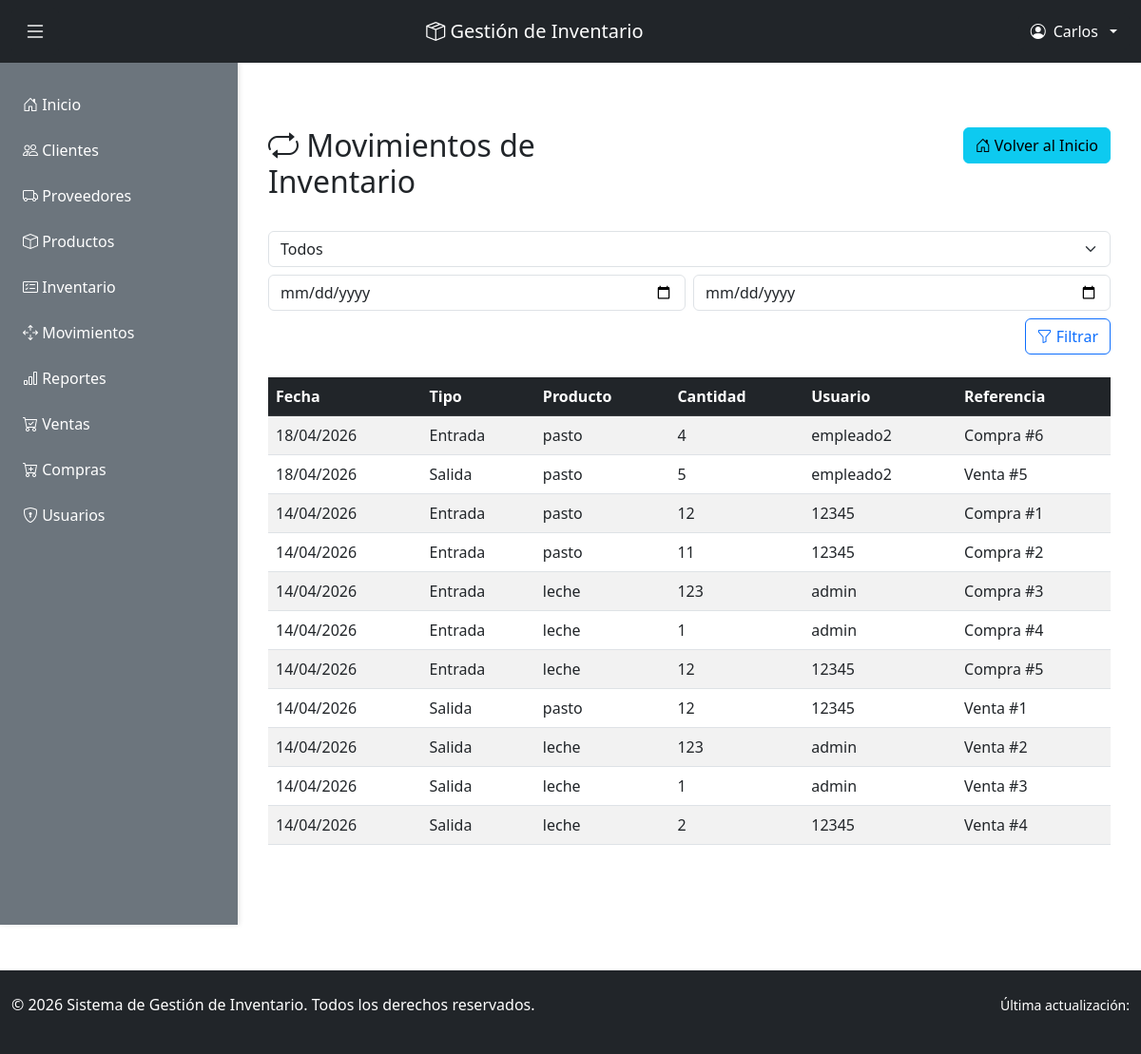
Page /movimientos/ (signed in) on the earlier database version.
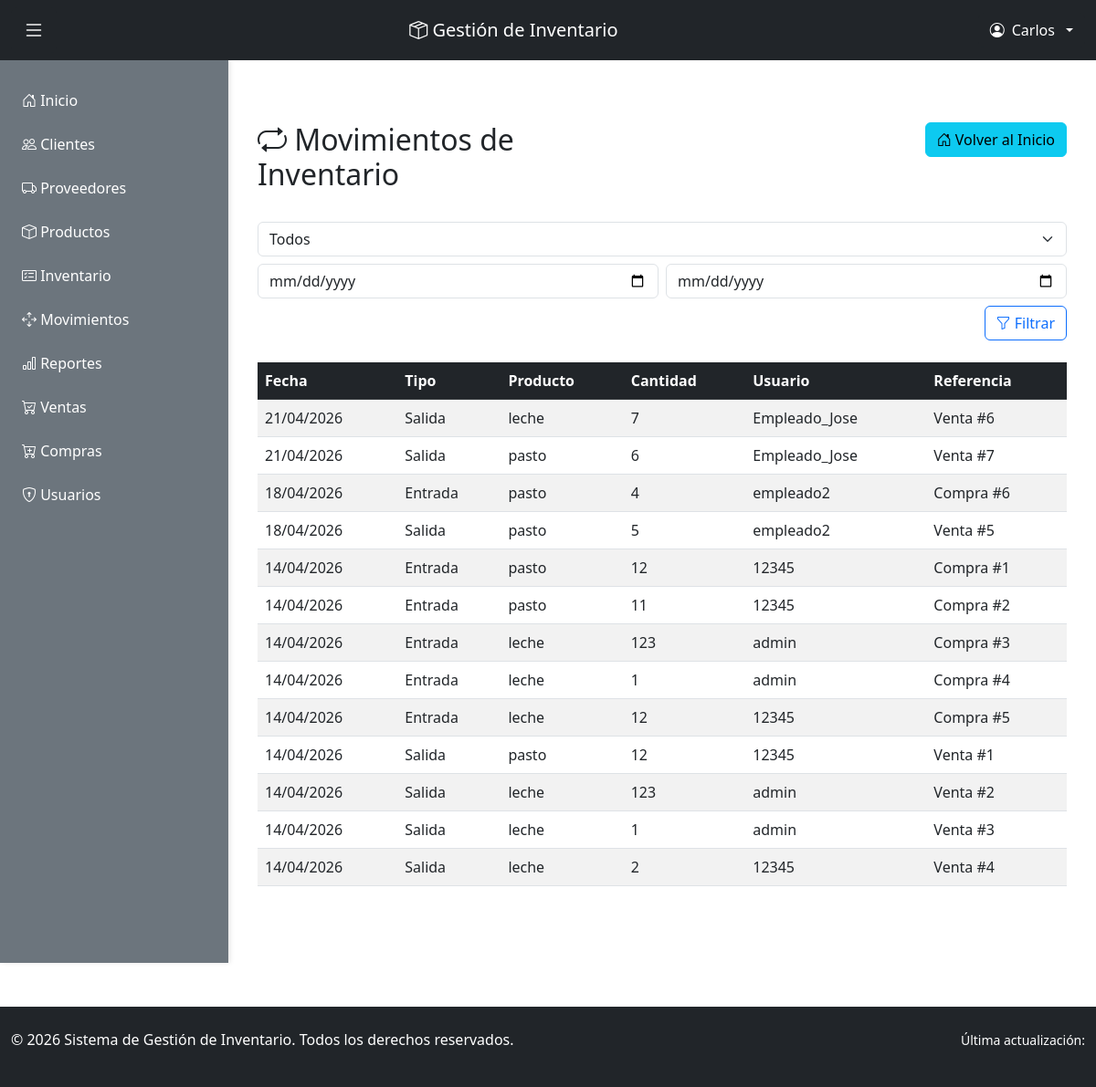
Same page on the later database version.
### inventario/models.py (models this page shows, shortened)
class Producto(models.Model):
    nombre_producto = models.CharField(max_length=100)
    codigo = models.CharField(max_length=50, unique=True)
    descripcion = models.TextField()
    precio = models.DecimalField(max_digits=10, decimal_places=2)
    stock = models.PositiveIntegerField(default=0)
    stock_minimo = models.PositiveIntegerField(default=0)
    fecha_creacion = models.DateTimeField(auto_now_add=True)
    activo = models.BooleanField(default=True)
    class Meta:
        ordering = ['nombre_producto']
        verbose_name = 'Producto'
        verbose_name_plural = 'Productos'

class Compra(models.Model):
    ESTADO_COMPRA = [
        ('borrador', 'Borrador'),
        ('confirmada', 'Confirmada'),
        ('recibida', 'Recibida'),
        ('cancelada', 'Cancelada'),
    ]
    fecha_compra = models.DateField(auto_now_add=True)
    proveedor = models.ForeignKey(Proveedor, on_delete=models.CASCADE, related_name='compras')
    usuario = models.ForeignKey(User, on_delete=models.CASCADE, related_name='compras_realizadas')
    estado = models.CharField(max_length=20, choices=ESTADO_COMPRA, default='borrador')
    total = models.DecimalField(max_digits=12, decimal_places=2, default=0)
    class Meta:
        ordering = ['-fecha_compra']
        verbose_name = 'Compra'
        verbose_name_plural = 'Compras'

class Venta(models.Model):
    ESTADO_VENTA = [
        ('borrador', 'Borrador'),
        ('confirmada', 'Confirmada'),
        ('entregada', 'Entregada'),
        ('cancelada', 'Cancelada'),
    ]
    fecha_venta = models.DateField(auto_now_add=True)
    cliente = models.ForeignKey(Cliente, on_delete=models.CASCADE, related_name='ventas')
    usuario = models.ForeignKey(User, on_delete=models.CASCADE, related_name='ventas_realizadas')
    estado = models.CharField(max_length=20, choices=ESTADO_VENTA, default='borrador')
    total = models.DecimalField(max_digits=12, decimal_places=2, default=0)
    class Meta:
        ordering = ['-fecha_venta']
        verbose_name = 'Venta'
        verbose_name_plural = 'Ventas'

### inventario/views.py (the view)
# urls.py: path('movimientos/', views.ver_movimientos, name='ver_movimientos'),
@login_required(login_url='login')
@administrador_required
@require_http_methods(["GET"])
def ver_movimientos(request):
    tipo = request.GET.get('tipo', '')
    fecha_inicio = request.GET.get('fecha_inicio', '')
    fecha_fin = request.GET.get('fecha_fin', '')
    movimientos = []
    compras = Compra.objects.all()
    ventas = Venta.objects.all()
    if fecha_inicio:
        compras = compras.filter(fecha_compra__gte=fecha_inicio)
        ventas = ventas.filter(fecha_venta__gte=fecha_inicio)
    if fecha_fin:
        compras = compras.filter(fecha_compra__lte=fecha_fin)
        ventas = ventas.filter(fecha_venta__lte=fecha_fin)
    if tipo in ['entrada', '']:
        for compra in compras:
            for detalle in compra.detalles.all():
                movimientos.append({
                    'fecha': compra.fecha_compra,
                    'tipo': 'Entrada',
                    'producto': detalle.producto,
                    'cantidad': detalle.cantidad,
                    'usuario': compra.usuario,
                    'referencia': f'Compra #{compra.id}',
                })
    if tipo in ['salida', '']:
        for venta in ventas:
            for detalle in venta.detalles.all():
                movimientos.append({
                    'fecha': venta.fecha_venta,
                    'tipo': 'Salida',
                    'producto': detalle.producto,
                    'cantidad': detalle.cantidad,
                    'usuario': venta.usuario,
                    'referencia': f'Venta #{venta.id}',
                })
    movimientos.sort(key=lambda m: m['fecha'], reverse=True)
    contexto = {
        'movimientos': movimientos,
        'tipo': tipo,
        'fecha_inicio': fecha_inicio,
        'fecha_fin': fecha_fin,
    }
    return render(request, 'movimientos.html', contexto)

### inventario/views.py (called while the page is built)
def administrador_required(view_func):
    return user_passes_test(
        lambda u: u.is_authenticated and (
            u.is_superuser or
            (hasattr(u, 'perfil') and u.perfil.rol == 'administrador')
        ),
        login_url='login',
        redirect_field_name=None
    )(view_func)

### inventario/templates/movimientos.html (shortened to what this page needs)
{% extends 'base.html' %}
{% block content %}
<div class="container my-5">
    <div class="row mb-4">
        <div class="col-md-6">
            <h2><i class="bi bi-repeat"></i> Movimientos de Inventario</h2>
        </div>
        <div class="col-md-6 text-end">
            <a href="{% url 'inicio' %}" class="btn btn-info">
                <i class="bi bi-house-door"></i> Volver al Inicio
            </a>
        </div>
    </div>
    <div class="row mb-4">
        <div class="col-md-12">
            <form method="get" class="row g-2">
                <div class="col-12">
                    <select name="tipo" class="form-select">
                        <option value="" {% if tipo == '' %}selected{% endif %}>Todos</option>
                    </select>
                </div>
                <div class="col-md-6">
                    <input type="date" name="fecha_inicio" class="form-control" value="{{ fecha_inicio }}" placeholder="Inicio">
                </div>
                <div class="col-md-6">
                    <input type="date" name="fecha_fin" class="form-control" value="{{ fecha_fin }}" placeholder="Fin">
                </div>
                <div class="col-12 text-end">
                    <button class="btn btn-outline-primary" type="submit"><i class="bi bi-funnel"></i> Filtrar</button>
                </div>
            </form>
        </div>
    </div>
    {% if movimientos %}
        <div class="table-responsive">
            <table class="table table-hover table-striped">
                <thead class="table-dark">
                    <tr>
                        <th>Fecha</th>
                        <th>Tipo</th>
                        <th>Producto</th>
                        <th>Cantidad</th>
                        <th>Usuario</th>
                        <th>Referencia</th>
                    </tr>
                </thead>
                <tbody>
                    {% for movimiento in movimientos %}
                        <tr>
                            <td>{{ movimiento.fecha|date:"d/m/Y" }}</td>
                            <td>{{ movimiento.tipo }}</td>
                            <td>{{ movimiento.producto.nombre_producto }}</td>
                            <td>{{ movimiento.cantidad }}</td>
                            <td>{{ movimiento.usuario.username }}</td>
                            <td>{{ movimiento.referencia }}</td>
                        </tr>
                    {% endfor %}
                </tbody>
            </table>
        </div>
    {% else %}
        <div class="alert alert-info text-center">
            No hay movimientos registrados para esos filtros.
        </div>
    {% endif %}
</div>
{% endblock %}

Differences in the rows shown:
now on one of the page's lists (row edited): Producto: fecha "14/04/2026", producto.nombre_producto "leche", cantidad "2", usuario.username "12345"
changed Producto "leche": fecha "14/04/2026" → "21/04/2026"; tipo "Entrada" → "Salida"; cantidad "123" → "7"; usuario.username "admin" → "Empleado_Jose"; referencia "Compra #3" → "Venta #6"; cantidad "1" → "123"; referencia "Compra #4" → "Compra #3"; cantidad "12" → "1"; usuario.username "12345" → "admin"; referencia "Compra #5" → "Compra #4"; tipo "Salida" → "Entrada"; cantidad "123" → "12"; usuario.username "admin" → "12345"; referencia "Venta #2" → "Compra #5"; referencia "Venta #3" → "Venta #2"; cantidad "2" → "1"; referencia "Venta #4" → "Venta #3"; moves up the list
now on one of the page's lists (row edited): Producto: fecha "14/04/2026", producto.nombre_producto "pasto", cantidad "12", usuario.username "12345"
changed Producto "pasto": fecha "18/04/2026" → "21/04/2026"; tipo "Entrada" → "Salida"; cantidad "4" → "6"; usuario.username "empleado2" → "Empleado_Jose"; referencia "Compra #6" → "Venta #7"; tipo "Salida" → "Entrada"; cantidad "5" → "4"; referencia "Venta #5" → "Compra #6"; fecha "14/04/2026" → "18/04/2026"; cantidad "12" → "5"; usuario.username "12345" → "empleado2"; referencia "Compra #1" → "Venta #5"; cantidad "11" → "12"; referencia "Compra #2" → "Compra #1"; cantidad "12" → "11"; referencia "Venta #1" → "Compra #2"
